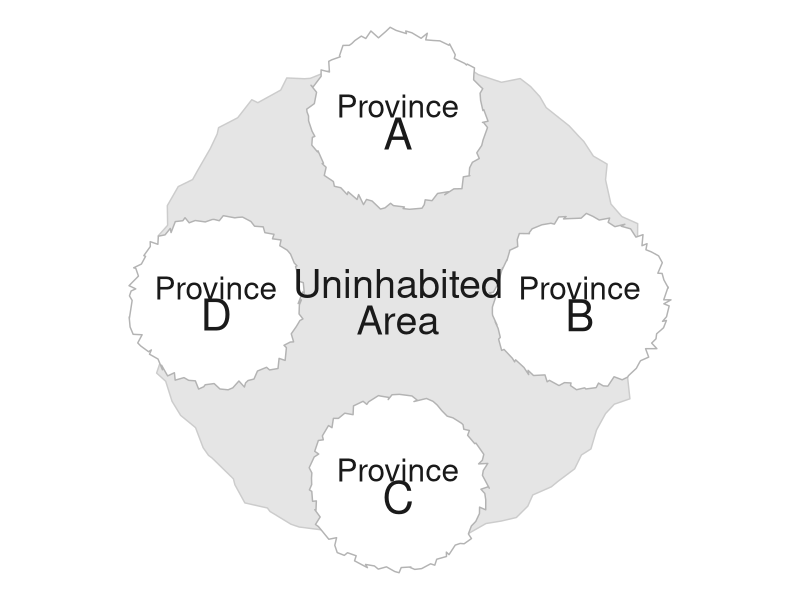
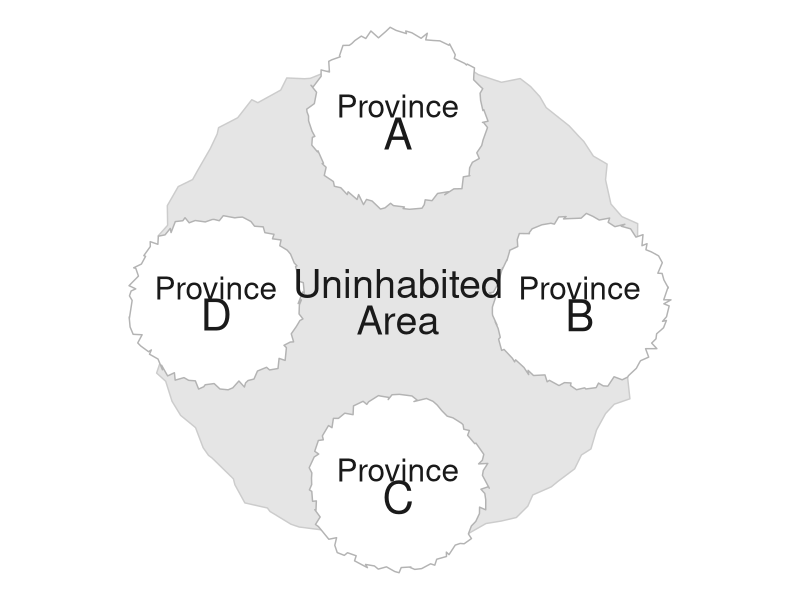
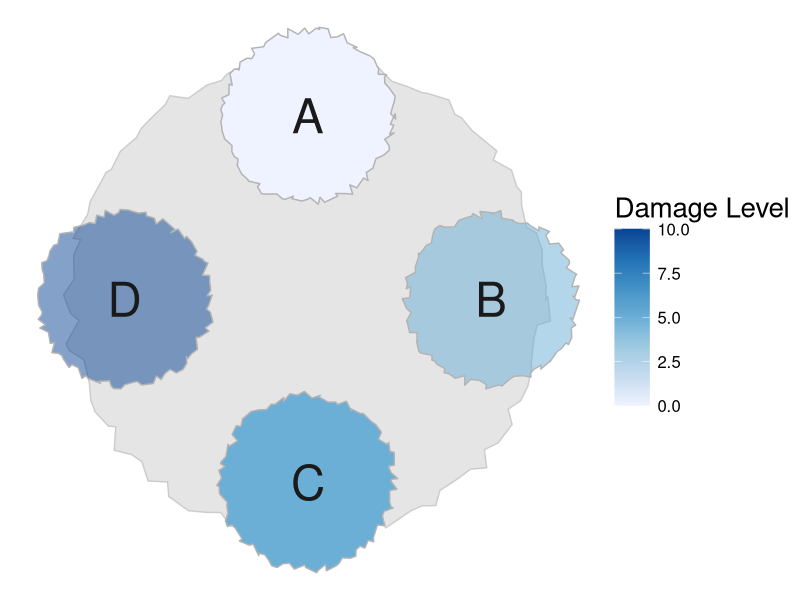
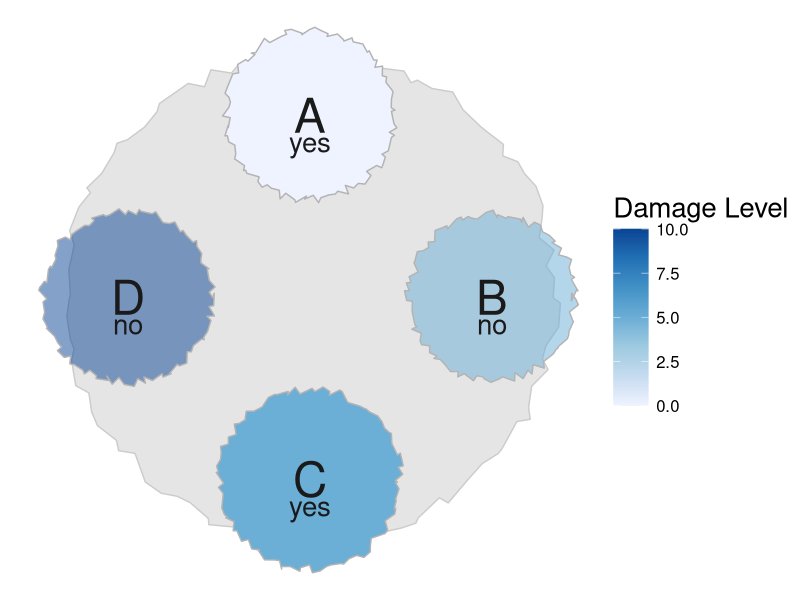
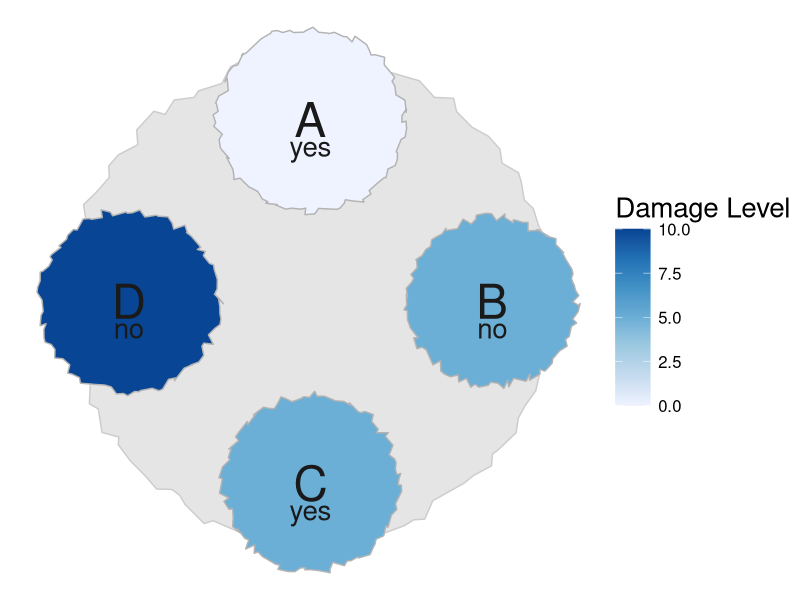
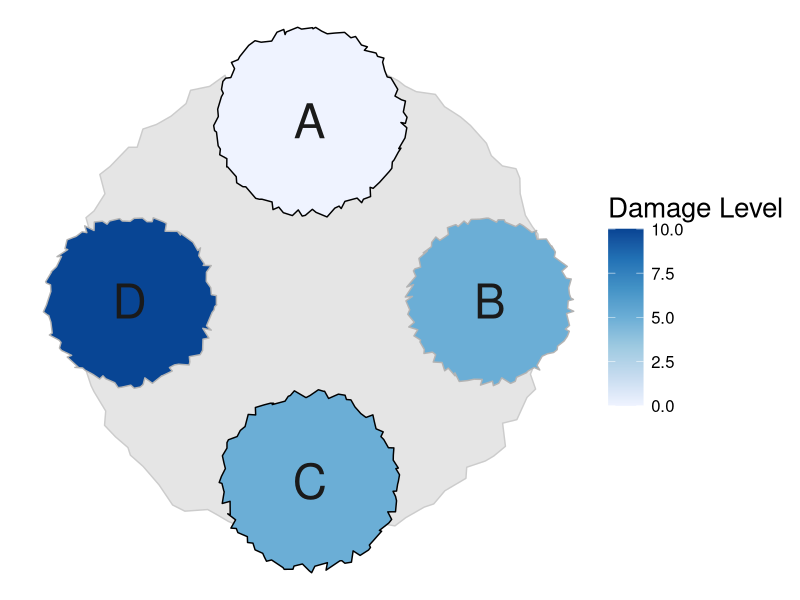
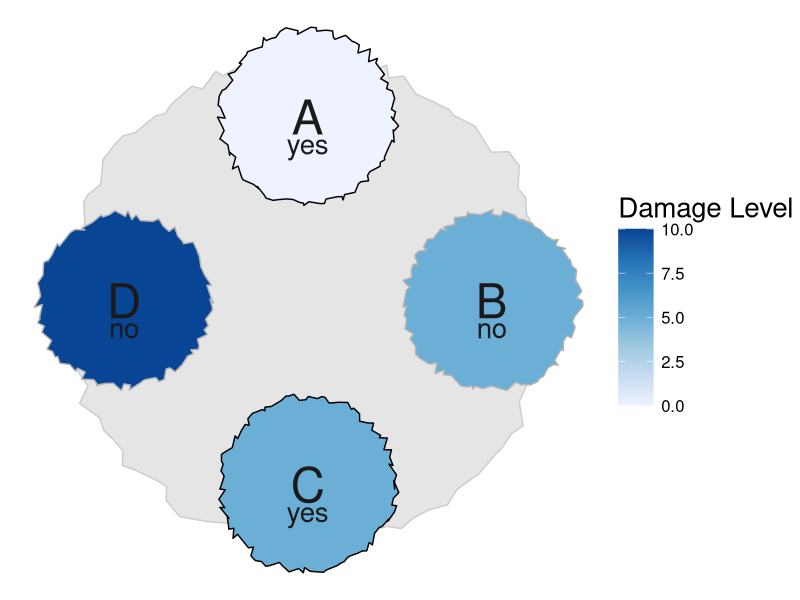
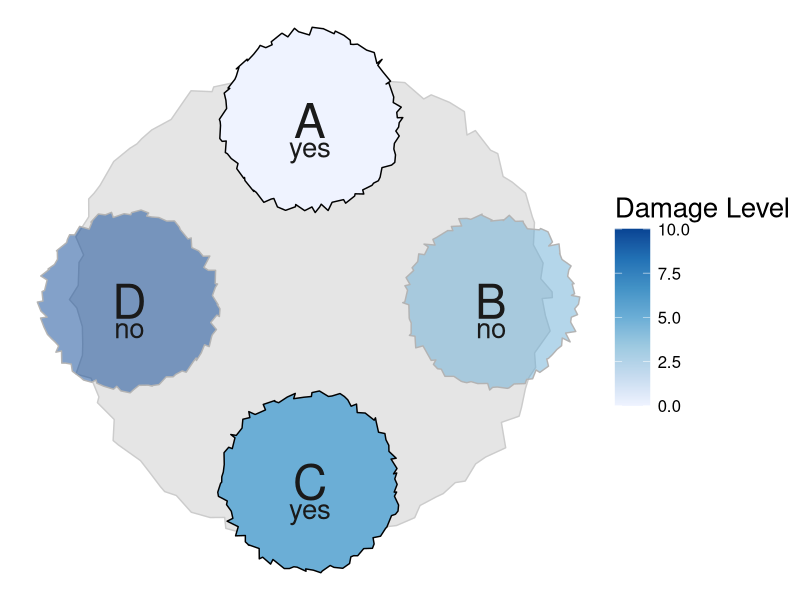

Reproduce these figures in R, in order.
library(tidyverse)
library(RColorBrewer)
library(viridis)
library(here)
library(cowplot)

###CIRCLE GENERATION###
#Helper functions
generate_circle <- function(radius) {
  num_points <- 100  # Number of points along the circle
  angles <- seq(0, 2 * pi, length.out = num_points)
  
  circle <- data.frame(
    x = radius * cos(angles),
    y = radius * sin(angles)
  )
  
  return(circle)
}

add_deviation_to_circle <- function(circle, deviation_factor = 0.05) {
  deviation_x <- runif(nrow(circle), -deviation_factor, deviation_factor)
  deviation_y <- runif(nrow(circle), -deviation_factor, deviation_factor)
  circle$x <- circle$x + deviation_x
  circle$y <- circle$y + deviation_y
  return(circle)
}

adjust_perimeter <- function(circle, target_perimeter) {
  perimeter <- sum(sqrt(diff(circle$x)^2 + diff(circle$y)^2))
  scale_factor <- target_perimeter / perimeter
  circle$x <- circle$x * scale_factor
  circle$y <- circle$y * scale_factor
  return(circle)
}

#Call this function to generate circle!
base_circle <- function(radius, target_perimeter, deviation_factor) {
  circle <- generate_circle(radius)
  circle <- add_deviation_to_circle(circle, deviation_factor)
  circle <- adjust_perimeter(circle, target_perimeter)
  return(circle)
}

#Polygon rotation helper function
rot <- function(df, angle_deg) {
  angle_rad <- angle_deg * (pi / 180)
  
  df_rotated <- df |>
    mutate(
      x_rot = x * cos(angle_rad) - y * sin(angle_rad),
      y_rot = x * sin(angle_rad) + y * cos(angle_rad),
      x = x_rot, 
      y = y_rot
    )
  
  return(df_rotated)
}

###MAP CREATION###
create_map = function(starting_angle, idx) {
  #Declare polygon objects
  obj1 <- base_circle(.85, 3.8, .045)
  obj2 <- base_circle(.85, 3.8, .045)
  obj3 <- base_circle(.85, 3.8, .045)
  obj4 <- base_circle(.85, 3.8, .045)
  
  #Establish map-wise rotation
  first_obj_rad = (starting_angle * pi/180) + (9*pi)/2
  second_obj_rad = first_obj_rad + (3*pi)/2 
  third_obj_rad = first_obj_rad + (2*pi)/2
  fourth_obj_rad = first_obj_rad + (pi)/2
  
  #Calculate end-goal center coordinates of each polygon
  cntr1_x = cos(first_obj_rad)
  cntr1_y = sin(first_obj_rad)
  cntr2_x = cos(second_obj_rad)
  cntr2_y = sin(second_obj_rad)
  cntr3_x = cos(third_obj_rad)
  cntr3_y = sin(third_obj_rad)
  cntr4_x = cos(fourth_obj_rad)
  cntr4_y = sin(fourth_obj_rad)
  
  #Translating polygons to formerly-calculated center coordinates
  coords1 <- obj1 |>
    mutate(x = x + cntr1_x,
           y = y + cntr1_y,
           damage = 0,
           yes_no = 0)
  coords2 <- obj2 |>
    mutate(x = x + cntr2_x,
           y = y + cntr2_y,
           damage = 5, 
           yes_no = 1)
  coords3 <- obj3 |>
    mutate(x = x + cntr3_x,
           y = y + cntr3_y, 
           damage = 5, 
           yes_no = 0)
  coords4 <- obj4 |>
    mutate(x = x + cntr4_x,
           y = y + cntr4_y, 
           damage = 10, 
           yes_no = 1)
  
  #Create label overlay with polygon center coordinates
  #Adding rotation from rot() function to label coordinates
  labels <- data.frame(
    text = c("A", "B", "C", "D"),
    x = c(cntr1_x, cntr2_x, cntr3_x, cntr4_x),
    y = c(cntr1_y, cntr2_y, cntr3_y, cntr4_y))
  #For base map, extra Province label
  province_lab <- data.frame(
    text = c("Province", "Province", "Province", "Province"),
    x = c(cntr1_x, cntr2_x, cntr3_x, cntr4_x),
    y = c(cntr1_y +.075, cntr2_y + .075, cntr3_y + .075, cntr4_y + .075)
  )
  
  #Circle qualities pre-selected based on visual salience
  circle <- base_circle(1.7, 9, .055) 
  
  uninhabited <- data.frame(text = c("Uninhabited", "Area"), x = c(0, 0), y = c(0.1, -0.1))
  yes_no <- data.frame(
    text = c("yes", "no", 'yes', 'no'), 
    x =  c(cntr1_x, cntr2_x, cntr3_x, cntr4_x), 
    y = c(cntr1_y - .15, cntr2_y - .15, cntr3_y - .15, cntr4_y - .15))
  
  #Plot, store to object
  if (idx == 0) {
    labels['y'] <- c(cntr1_y - .075, cntr2_y - 0.075, cntr3_y - 0.075, cntr4_y - 0.07)
    
    map <- ggplot() +
      geom_polygon(circle, mapping = aes(x = x, y = y), fill = "grey90", color = "grey80") +
      geom_polygon(data = coords1, aes(x = x, y = y), fill = "white", color  = "grey70") +
      geom_polygon(data = coords2, aes(x = x, y = y), fill = "white", color = "grey70") +
      geom_polygon(data = coords3, aes(x = x, y = y), fill = "white", color = "grey70") +
      geom_polygon(data = coords4, aes(x = x, y = y), fill = "white", color = "grey70") +
      geom_text(data = labels, aes(x = x, y = y, label = text), color = "grey10", size = 11) +
      geom_text(data = province_lab, aes(x = x, y = y, label = text), color = "grey10", size = 8) +
      geom_text(data = uninhabited, aes(x = x, y = y, label = text), color = "grey10", size = 10) +
      coord_fixed()
  } else if (idx == 1) {
    map <- ggplot() +
      geom_polygon(circle, mapping = aes(x = x, y = y), fill = "grey90", color = "grey80") +
      geom_polygon(data = coords1, aes(x = x, y = y, fill = damage), color  = "black") +
      geom_polygon(data = coords2, aes(x = x, y = y, fill = damage), color = "grey70") +
      geom_polygon(data = coords3, aes(x = x, y = y, fill = damage), color = "black") +
      geom_polygon(data = coords4, aes(x = x, y = y, fill = damage), color = "grey70") +
      geom_text(data = labels, aes(x = x, y = y, label = text), color = "grey10", size = 12) +
      scale_fill_distiller(direction = 1, palette = "Blues", limits = c(0, 10)) + 
      coord_fixed()
  } else if (idx == 2) {
    map <- ggplot() +
      geom_polygon(circle, mapping = aes(x = x, y = y), fill = "grey90", color = "grey80") +
      geom_polygon(data = coords1, aes(x = x, y = y, fill = damage), alpha = 1, color  = "grey70") +
      geom_polygon(data = coords2, aes(x = x, y = y, fill = damage), alpha = .5, color = "grey70") +
      geom_polygon(data = coords3, aes(x = x, y = y, fill = damage), alpha = 1, color = "grey70") +
      geom_polygon(data = coords4, aes(x = x, y = y, fill = damage), alpha = .5, color = "grey70") +
      geom_text(data = labels, aes(x = x, y = y, label = text), color = "grey10", size = 12) +
      scale_fill_distiller(direction = 1, palette = "Blues", limits = c(0, 10)) +
      guides(alpha = "none") +
      coord_fixed()
  } else if (idx == 3) {
    map <- ggplot() +
      geom_polygon(circle, mapping = aes(x = x, y = y), fill = "grey90", color = "grey80") +
      geom_polygon(data = coords1, aes(x = x, y = y, fill = damage), alpha = 1, color  = "grey70") +
      geom_polygon(data = coords2, aes(x = x, y = y, fill = damage), alpha = .5, color = "grey70") +
      geom_polygon(data = coords3, aes(x = x, y = y, fill = damage), alpha = 1, color = "grey70") +
      geom_polygon(data = coords4, aes(x = x, y = y, fill = damage), alpha = .5, color = "grey70") +
      geom_text(data = labels, aes(x = x, y = y, label = text), color = "grey10", size = 12) +
      geom_text(data = yes_no, aes(x = x, y = y, label = text), color = "grey10", size = 7) +
      scale_fill_distiller(direction = 1, palette = "Blues", limits = c(0, 10)) +
      guides(alpha = "none") +
      coord_fixed()
  } else if (idx == 5) {
    map <- ggplot() +
      geom_polygon(circle, mapping = aes(x = x, y = y), fill = "grey90", color = "grey80") +
      geom_polygon(data = coords1, aes(x = x, y = y, fill = damage), color  = "black") +
      geom_polygon(data = coords2, aes(x = x, y = y, fill = damage), color = "grey70") +
      geom_polygon(data = coords3, aes(x = x, y = y, fill = damage), color = "black") +
      geom_polygon(data = coords4, aes(x = x, y = y, fill = damage), color = "grey70") +
      geom_text(data = labels, aes(x = x, y = y, label = text), color = "grey10", size = 12) +
      geom_text(data = yes_no, aes(x = x, y = y, label = text), color = "grey10", size = 7) +
      scale_fill_distiller(direction = 1, palette = "Blues", limits = c(0, 10)) +
      coord_fixed() 
  } else if (idx == 6) {
    map <- ggplot() +
      geom_polygon(circle, mapping = aes(x = x, y = y), fill = "grey90", color = "grey80") +
      geom_polygon(data = coords1, aes(x = x, y = y, fill = damage), alpha = 1, color  = "black") +
      geom_polygon(data = coords2, aes(x = x, y = y, fill = damage), alpha = .5, color = "grey70") +
      geom_polygon(data = coords3, aes(x = x, y = y, fill = damage), alpha = 1, color = "black") +
      geom_polygon(data = coords4, aes(x = x, y = y, fill = damage), alpha = .5, color = "grey70") +
      geom_text(data = labels, aes(x = x, y = y, label = text), color = "grey10", size = 12) +
      geom_text(data = yes_no, aes(x = x, y = y, label = text), color = "grey10", size = 7) +
      scale_fill_distiller(direction = 1, palette = "Blues", limits = c(0, 10)) +
      coord_fixed() 
  } else {
      map <- ggplot() +
        geom_polygon(circle, mapping = aes(x = x, y = y), fill = "grey90", color = "grey80") +
        geom_polygon(data = coords1, aes(x = x, y = y, fill = damage), color  = "grey70") +
        geom_polygon(data = coords2, aes(x = x, y = y, fill = damage), color = "grey70") +
        geom_polygon(data = coords3, aes(x = x, y = y, fill = damage), color = "grey70") +
        geom_polygon(data = coords4, aes(x = x, y = y, fill = damage), color = "grey70") +
        geom_text(data = labels, aes(x = x, y = y, label = text), color = "grey10", size = 12) +
        geom_text(data = yes_no, aes(x = x, y = y, label = text), color = "grey10", size = 7) +
        scale_fill_distiller(direction = 1, palette = "Blues", limits = c(0, 10)) +
        coord_fixed() 
  }

  #Add void theme to eliminate grid lines, axes, etc. 
  map <- map +
    theme_void() +  
    theme(plot.background = element_rect(fill = "white", color = NA),
          legend.key.size = unit(.9, 'cm'), 
          legend.text = element_text(size = 12), 
          legend.title = element_text(size = 20)) +
    labs(fill = "Damage Level")
  return(map)
}

blank_base <- create_map(0, 0) 
blank_base
grayed_map <- create_map(0, 2) 
grayed_and_labeled_map <- create_map(0,3)
labeled_map <- create_map(0, 7)
outlined_map <- create_map(0,1)
outlined_and_labeled_map <- create_map(0,5)
outline_gray_label_map <- create_map(0,6)

path <- here("map_plots", "blank_base", "blank_example_basemap.png") 
ggsave(path, plot = blank_base, width = 10, height = 8, dpi = 300)

grayed_path <- here("map_plots", "vote_prototypes", "grayed_votes.png") 
ggsave(grayed_path, plot = grayed_map, width = 10, height = 8, dpi = 300)

gray_label_path <- here("map_plots", "vote_prototypes", "grayed_labeled_votes.png") 
ggsave(gray_label_path, plot = grayed_and_labeled_map, width = 10, height = 8, dpi = 300)

label_path <- here("map_plots", "vote_prototypes", "labeled_votes.png") 
ggsave(label_path, plot = labeled_map, width = 10, height = 8, dpi = 300)

outline_path <- here("map_plots", "vote_prototypes", "outlined_votes.png") 
ggsave(outline_path, plot = outlined_map, width = 10, height = 8, dpi = 300)

outline_label_path <- here("map_plots", "vote_prototypes", "outlined_labeled_votes.png") 
ggsave(outline_label_path, plot = outlined_and_labeled_map, width = 10, height = 8, dpi = 300)

outline_gray_label_path <- here("map_plots", "vote_prototypes", "outlined_labeled_grayed_votes.png") 
ggsave(outline_gray_label_path, plot = outline_gray_label_map, width = 10, height = 8, dpi = 300)
